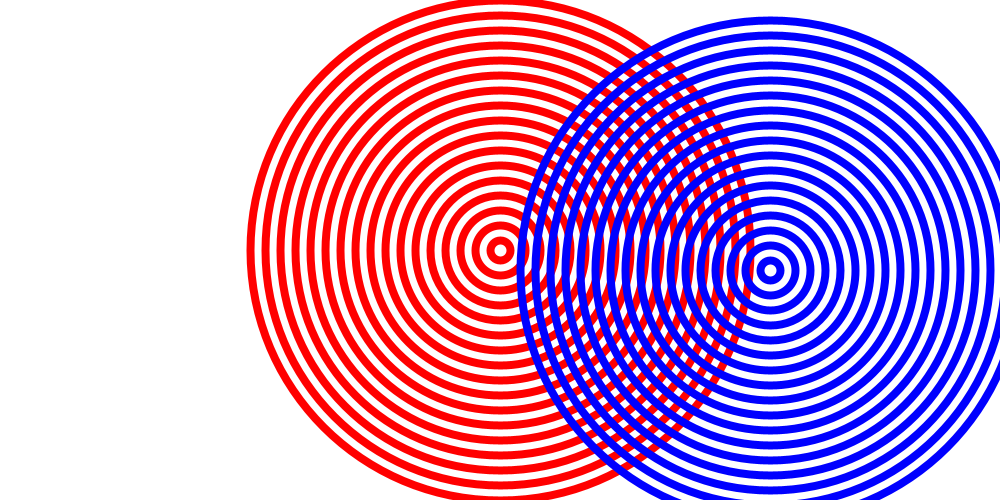
Frame 1 (no input)
Frame 60 (the mouse pressed at the canvas centre just before this capture): identical to frame 1, image omitted
Frame 120 (the mouse held since frame 60 and released just before this capture): identical to frame 1, image omitted

The Processing sketch that drew this single still picture (run headless with seeded random() and noise(); from frame 60 on, the mouse is pressed at the canvas centre):

// Processing sketch: Moire_Patterns
// ── Moire_Patterns.pde
Heart loops;
int directionX = 0, directionY = 0;
float x=20, y=20, speed=0.5;
color col = color(255, 0, 0);
color col2 = color(0, 0, 255);

void setup() {
  size(1000, 500);
  background(255);
  smooth();
}

void draw() {   
  x=x+speed*directionX;
  y=y+speed*directionY;
  if(y<=-200 || y>=height-150){
    directionY*=-1;
  }
  println(x);
  if(x<=-600 || x>=150){
    directionX*=-1;
  }
  background(255);
  loops = new Heart(width/2, height/2, 500, 30, col);
  loops.drawCircle();
  loops = new Heart(width-width/4+x, height/2+y, 500, 30, col2);
  loops.drawCircle();
}

class Heart {
  float x, y;
  int dia;
  int steps;
  color col;
  Heart(float _x, float _y, int _dia, int _steps, color _col) {
    x = _x;
    y = _y;
    dia = _dia;
    steps = _steps;
    col=_col;
  }
  void drawCircle() {
    for (int i = dia; i > 0; i-=steps) {
      noFill();
      strokeWeight(8); 
      stroke(col);      
      ellipse(x, y, i, i);
    }
  }
}

void keyPressed()
{
  if (key == CODED)
  {
    if (keyCode == LEFT)
    {
      //if (directionX>0) { 
      directionX=-1;
      directionY=0;
      //}
    } else if (keyCode == RIGHT)
    {
      //if (directionX<0) {  
      directionX=1;
      directionY=0;
      //}
    } else if (keyCode == UP)
    {
      //if (directionY<0) {
      directionY=-1;
      directionX=0;
      //}
    } else if (keyCode == DOWN)
    {
      //if (directionY<0) { 
      directionY=1;
      directionX=0;
      //}
    }
  }
}
